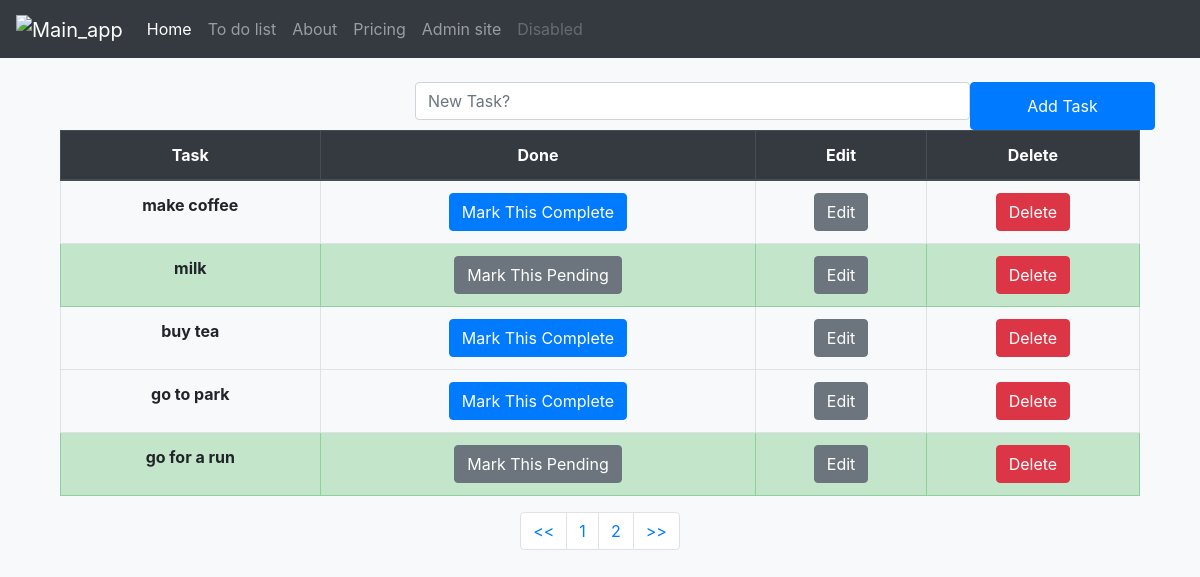
Before: /Todolist/ with the older database file.
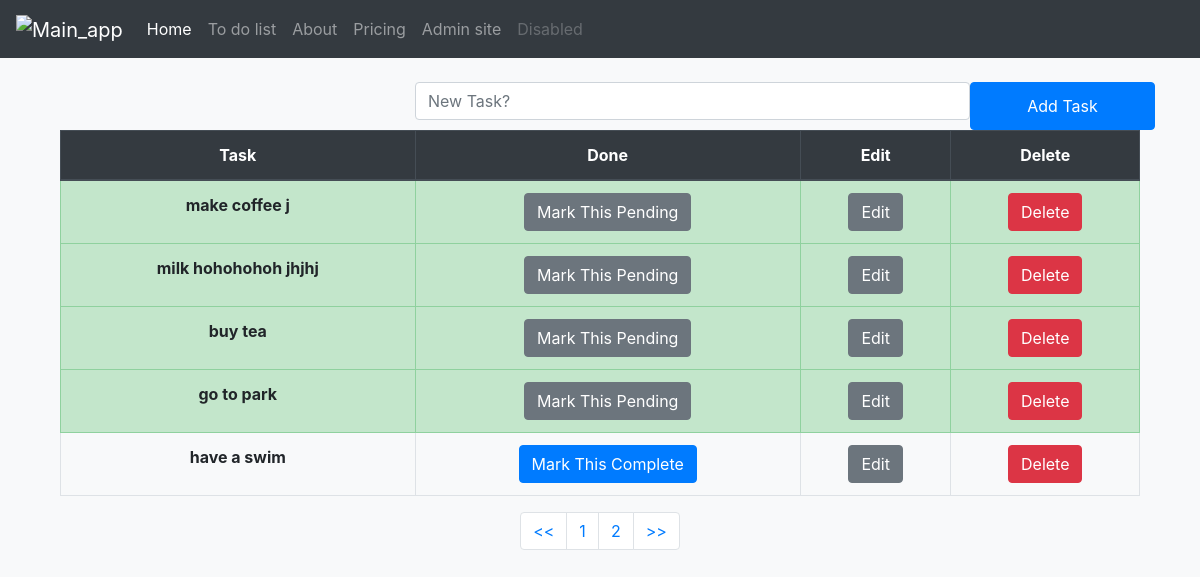
After: the same page with the newer database file.
### first_app/models.py (models this page shows, shortened)
class TaskList(models.Model):
    task = models.CharField(max_length=300)
    done = models.BooleanField(default=False)

### first_app/views.py (the view)
# urls.py: path('', views.todolist, name='todolist'),
def todolist(request):
    if request.method == "POST":
        form = TaskForm(request.POST or None)
        if form.is_valid():
            form.save()
        messages.success(request,("New Task Added"))
        return redirect('todolist')
    else:
        all_tasks = TaskList.objects.all()
        paginator = Paginator(all_tasks, 5)
        page = request.GET.get('pg')
        all_tasks = paginator.get_page(page)
    return render(request, 'todolist.html', {'all_tasks':all_tasks})

### first_app/templates/todolist.html (shortened to what this page needs)
{% extends 'base.html' %}
{% block content %}
 <div class = "container">
 <form method="POST" class="row">
  <label class="col-lg-4"></label>
  <input type="text" class="form-control col-lg-6" name="task" placeholder="New Task?">
  <button type="submit" class="btn btn-primary col-lg-2">Add Task</button>
 </form>
    <table class="table table-hover table-bordered text-center">
  <thead class="thead-dark">
    <tr>
      <th scope="col">Task</th>
      <th scope="col">Done</th>
      <th scope="col">Edit</th>
      <th scope="col">Delete</th>
    </tr>
  </thead>
  <tbody>
  {% if all_tasks %}
   {% for obj in all_tasks %}
    {% if obj.done %}
        <tr class="table-success">
          <th>{{ obj.task}}</th>
          <td><a href="{% url 'pending_task' obj.id %}"><button type="button" class="btn btn-secondary">Mark This Pending</button></a></td>
          <td><a href="{% url 'edit_task' obj.id %}"><button type="button" class="btn btn-secondary">Edit</button></a></td>
          <td><a href="{% url 'delete_task' obj.id %}"><button type="button" class="btn btn-danger">Delete</button></a></td>
        </tr>
    {% else %}
        <tr>
          <th>{{ obj.task}}</th>
          <td><a href="{% url 'complete_task' obj.id %}"><button type="button" class="btn btn-primary">Mark This Complete</button></a></td>
          <td><a href="{% url 'edit_task' obj.id %}"><button type="button" class="btn btn-secondary">Edit</button></a></td>
          <td><a href="{% url 'delete_task' obj.id %}"><button type="button" class="btn btn-danger">Delete</button></a></td>
        </tr>
    {% endif %}
   {% endfor %}
  {% endif %}
   </tbody>
  </table>
  <nav aria-label="Page navigation example">
  <ul class="pagination justify-content-center">
    <li class="page-item"><a class="page-link" href="?pg=1"><<</a></li>
    <li class="page-item"><a class="page-link" href="?pg={{ all_tasks.number }}">{{ all_tasks.number }}</a></li>
    {% if all_tasks.has_next %}
      <li class="page-item"><a class="page-link" href="?pg={{ all_tasks.next_page_number }}">{{ all_tasks.next_page_number }}</a></li>
    {% endif %}
    <li class="page-item"><a class="page-link" href="?pg={{ all_tasks.paginator.num_pages }}">>></a></li>
  </ul>
</nav>
 </div>
{% endblock content %}

### templates/base.html (shortened to what this page needs)
{% load static %}
<!doctype html>
<html lang="en">
  <head>
    <link rel="stylesheet" href="https://stackpath.bootstrapcdn.com/bootstrap/4.4.1/css/bootstrap.min.css">
    <nav class="navbar navbar-expand-lg navbar-dark bg-dark">
  <a class="navbar-brand" href="{% url 'index' %}"><img src="{% static 'image/logo.png' %}"alt="Main_app"></a>
  <div class="collapse navbar-collapse" id="navbarNavAltMarkup">
    <div class="navbar-nav">
      <a class="nav-item nav-link active" href="{% url 'index' %}">Home <span class="sr-only">(current)</span></a>
      <a class="nav-item nav-link" href="{% url 'todolist' %}">To do list</a>
      <a class="nav-item nav-link" href="{% url 'about' %}">About</a>
      <a class="nav-item nav-link" href="{% url 'pricing' %}">Pricing</a>
      <a class="nav-item nav-link" href="{% url 'admin:index' %}"> Admin site </a>
      <a class="nav-item nav-link disabled" href="#" tabindex="-1" aria-disabled="true">Disabled</a>
    </div>
  </div>
</nav>
  </head>
  <body class="bg-light">
  <div class="container">
{% block content %}
{% endblock content %}
  </div>
  </body>
</html>

Changed rows visible on the page:
removed TaskList: task "go for a run"
changed TaskList: task "make coffee" → "make coffee j"; done "Mark This Complete" → "Mark This Pending"
changed TaskList: task "milk" → "milk hohohohoh jhjhj"
changed TaskList "buy tea": done "Mark This Complete" → "Mark This Pending"
changed TaskList "go to park": done "Mark This Complete" → "Mark This Pending"
now on this page (row unchanged): TaskList: task "have a swim"
